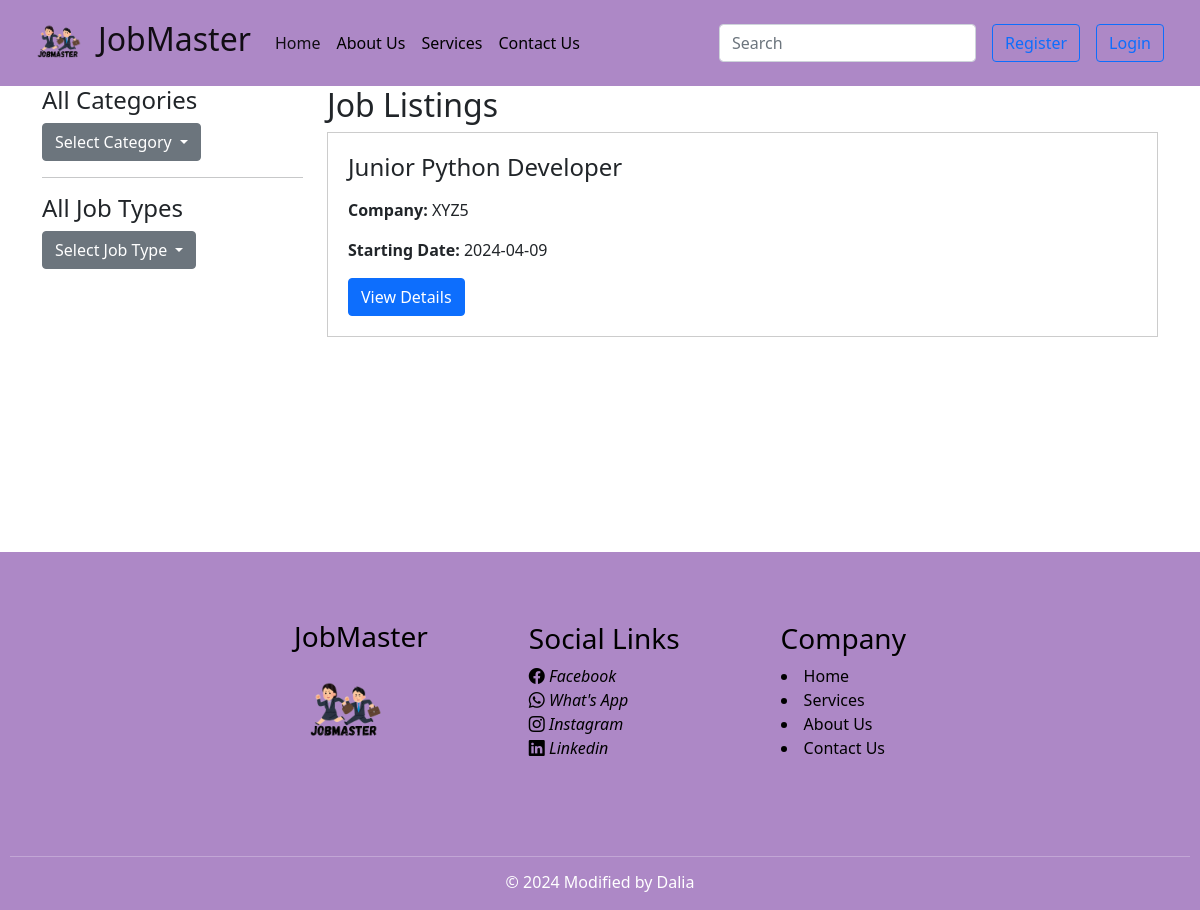
The page / on the database its author committed.
### job/models.py (models this page shows, shortened)
class JobDetails(models.Model):
    title = models.CharField(max_length=100)
    user = models.ForeignKey(User, on_delete = models.CASCADE)
    company_name = models.CharField(max_length=100)
    work_type = models.ManyToManyField(JobType)
    category = models.ManyToManyField(Category)
    starting_date = models.CharField(max_length=100)
    salary = models.DecimalField(max_digits=12, decimal_places=2)
    experience = models.CharField(max_length=50)
    deadline = models.DateField()
    post_date = models.DateField(auto_now_add=True)
    applicants = models.IntegerField(default=0)
    job_about = models.TextField()
    skills = models.ManyToManyField(Skill)
    other_req = models.TextField()
    vacancy = models.IntegerField()

### JobMaster/views.py (the view)
# urls.py: 2. Add a URL to urlpatterns:  path('', Home.as_view(), name='home')
def Home(request, category_slug=None, job_type_slug=None):
    jobs = JobDetails.objects.all()
    if category_slug is not None:
        category = Category.objects.get(slug=category_slug)
        jobs = jobs.filter(category=category)
    if job_type_slug is not None:
        job_type = JobType.objects.get(slug=job_type_slug)
        jobs = jobs.filter(work_type=job_type)
    categories = Category.objects.all()
    job_types = JobType.objects.all()
    return render(request, 'home.html', {'jobs': jobs, 'categories': categories, 'job_types': job_types})

### templates/home.html (shortened to what this page needs)
{% extends 'base.html' %}
{%load static%}
{%block content%}
<main>
<div class="container">
    <div class="row">
        <div class="col-md-3">
            <div class="sidebar">
                <h4>All Categories</h4>
                <div class="dropdown">
                    <button class="btn btn-secondary dropdown-toggle" type="button" id="categoryDropdown" data-toggle="dropdown" aria-haspopup="true" aria-expanded="false">
                        Select Category
                    </button>
                </div>
                <hr>
                <h4>All Job Types</h4>
                <div class="dropdown">
                    <button class="btn btn-secondary dropdown-toggle" type="button" id="jobTypeDropdown" data-toggle="dropdown" aria-haspopup="true" aria-expanded="false">
                        Select Job Type
                    </button>
                </div>
            </div>
        </div>
        <div class="col-md-9">
            <div class="job-listings">
                <h2>Job Listings</h2>
                <div class="job-listings-scrollable">
                    {% for job in jobs %}
                    <div class="job-card">
                        <h4>{{ job.title }}</h4>
                        <p><strong>Company:</strong> {{ job.company_name }}</p>
                        <p><strong>Starting Date:</strong> {{ job.starting_date }}</p>
                        <div class="job-buttons">
                            <a class="btn btn-primary btn-details" href='{% url 'job_details' job.id%}'>View Details</a>
                        </div>
                    </div>
                    {% endfor %}
                </div>
            </div>
        </div>
    </div>
</div>
</main>
{%endblock%}

### static/style.css (style rules this page uses)
body, h1, h2, h3, p, ul, li { margin: 0; padding: 0; }
body { font-family: "Roboto Slab", serif; line-height: 1.6; color: #333; background-color: #FFE6E6; margin: 0; padding: 0; }
main { flex: 1; min-height: 450px; }
.job-listings-scrollable { max-height: 500px; overflow-y: auto; }
.job-card { border: 1px solid #ccc; padding: 20px; margin-bottom: 20px; }
.job-buttons { margin-top: 10px; }
button { color: #9e69b6; }

### rows shown on the page
JobDetails: title "Junior Python Developer", company_name "XYZ5", starting_date "2024-04-09"
